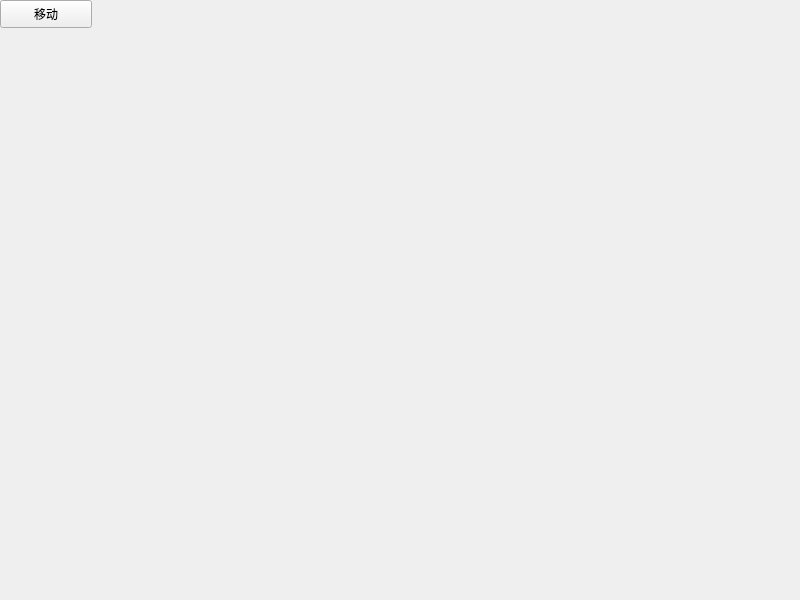
<?xml version="1.0" encoding="UTF-8"?>
<ui version="4.0">
 <class>Widget</class>
 <widget class="QWidget" name="Widget">
  <property name="geometry">
   <rect>
    <x>0</x>
    <y>0</y>
    <width>800</width>
    <height>600</height>
   </rect>
  </property>
  <property name="windowTitle">
   <string>Widget</string>
  </property>
  <widget class="QPushButton" name="btn">
   <property name="geometry">
    <rect>
     <x>0</x>
     <y>0</y>
     <width>92</width>
     <height>28</height>
    </rect>
   </property>
   <property name="text">
    <string>移动</string>
   </property>
  </widget>
 </widget>
 <resources/>
 <connections/>
</ui>
